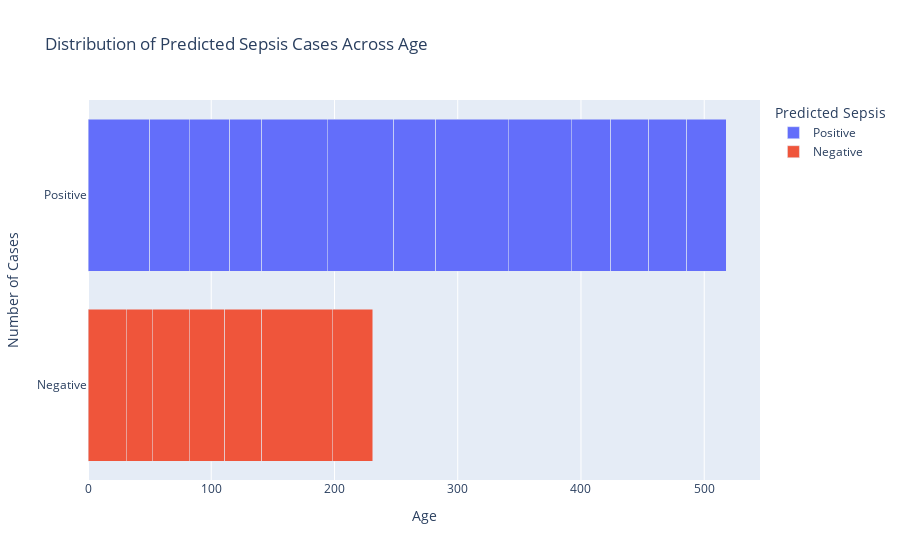

Source (notebook cell):
### Markdown cell above
2. What is the distribution of predicted sepsis cases across different age ?

### Code cell
#plot
fig = px.bar(
    df_train,
    x='Age', 
    y='Sepssis', 
    color='Sepssis', 
    orientation='h', 
    title='Distribution of Predicted Sepsis Cases Across Age',
    labels={'Age': 'Age', 'Sepssis': 'Predicted Sepsis', 'color': 'Predicted Sepsis'}
)


fig.update_layout(
    xaxis_title='Age ',
    yaxis_title='Number of Cases',
    barmode='stack',
    legend_title='Predicted Sepsis',
    showlegend=True
)


fig.show()

### Figure 1 — Plotly figure (JSON) as saved in the notebook; plotly's stock layout.template omitted (floating-point values rounded to 4 significant figures)
{"data": [{"alignmentgroup": "True", "hovertemplate": "Predicted Sepsis=%{y}<br>Age=%{x}<extra></extra>", "legendgroup": "Positive", "marker": {"color": "#636efa", "pattern": {"shape": ""}}, "name": "Positive", "offsetgroup": "Positive", "orientation": "h", "showlegend": true, "textposition": "auto", "type": "bar", "x": [50, 32, 33, 26, 53, 54, 34, 59, 51, 32, 31, 31, 32], "xaxis": "x", "y": ["Positive", "Positive", "Positive", "Positive", "Positive", "Positive", "Positive", "Positive", "Positive", "Positive", "Positive", "Positive", "Positive"], "yaxis": "y"}, {"alignmentgroup": "True", "hovertemplate": "Predicted Sepsis=%{y}<br>Age=%{x}<extra></extra>", "legendgroup": "Negative", "marker": {"color": "#EF553B", "pattern": {"shape": ""}}, "name": "Negative", "offsetgroup": "Negative", "orientation": "h", "showlegend": true, "textposition": "auto", "type": "bar", "x": [31, 21, 30, 29, 30, 57, 33], "xaxis": "x", "y": ["Negative", "Negative", "Negative", "Negative", "Negative", "Negative", "Negative"], "yaxis": "y"}], "layout": {"barmode": "stack", "legend": {"title": {"text": "Predicted Sepsis"}, "tracegroupgap": 0}, "showlegend": true, "title": {"text": "Distribution of Predicted Sepsis Cases Across Age"}, "xaxis": {"anchor": "y", "domain": [0, 1], "title": {"text": "Age "}}, "yaxis": {"anchor": "x", "categoryarray": ["Negative", "Positive"], "categoryorder": "array", "domain": [0, 1], "title": {"text": "Number of Cases"}}}}
